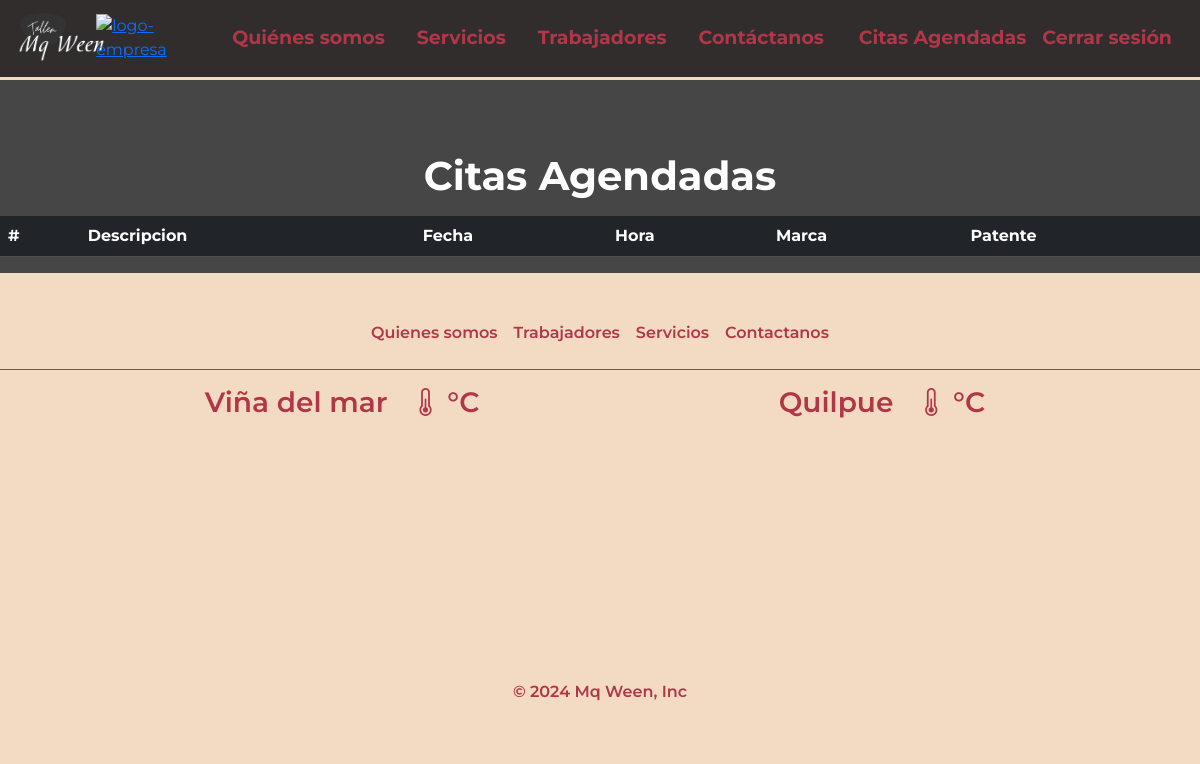
Page /citas/ (signed in) on the earlier database version.
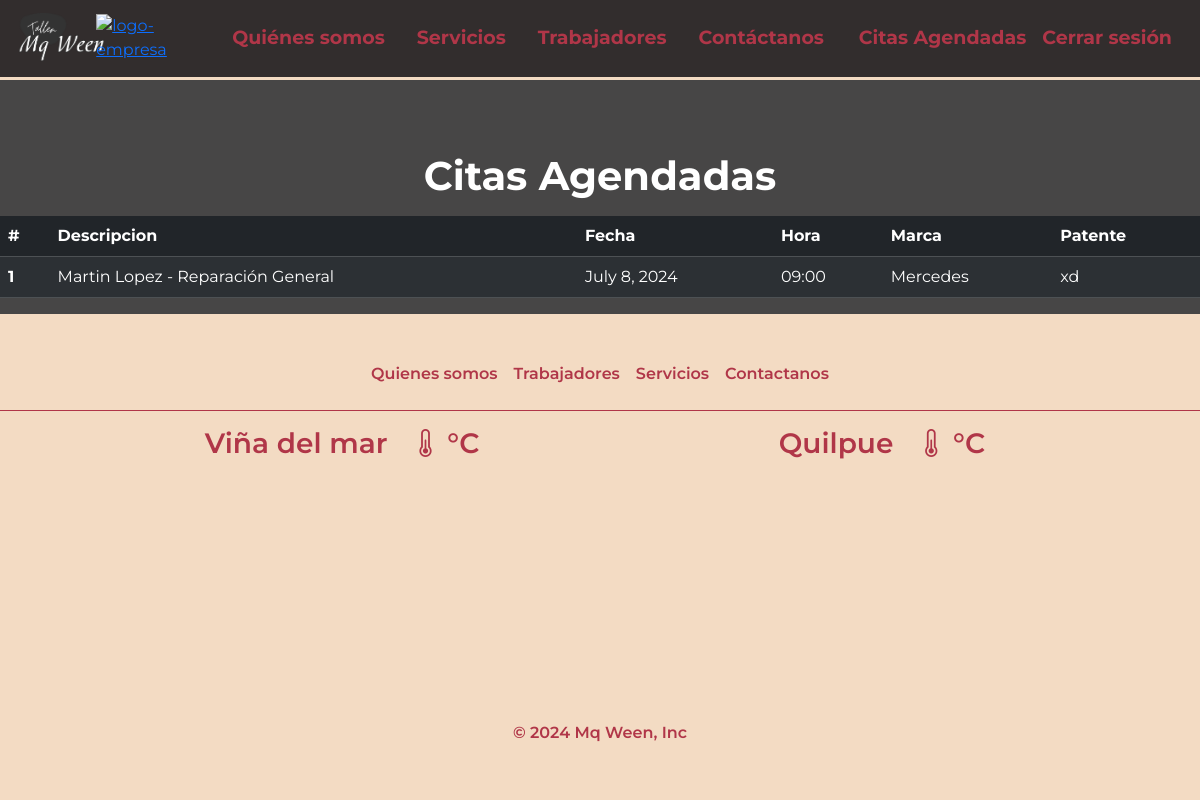
Same page on the later database version.
### base/models.py (models this page shows, shortened)
class Cita(models.Model):
    id_cita = models.AutoField(primary_key=True)
    usuario = models.ForeignKey(settings.AUTH_USER_MODEL, on_delete=models.CASCADE, related_name='citas',null=True)
    servicio = models.ForeignKey(Servicio, on_delete=models.CASCADE)
    fecha = models.DateField()
    hora = models.CharField(max_length=50)
    marca = models.CharField(max_length=50,null=True)
    patente = models.CharField(max_length=50,null=True)
    comentario = models.TextField()
    creado = models.DateTimeField(auto_now_add=True)
    def __str__(self):
        usuario_info = "Unknown User"
        if self.usuario:
            cliente_user = self.usuario.cliente_user
            usuario_info = f"{cliente_user.nombre} {cliente_user.apellido}"
        return f"{usuario_info} - {self.servicio.nombre}"

class clienteUser(models.Model):
    user = models.OneToOneField(User, on_delete=models.CASCADE,related_name='cliente_user')
    nombre = models.CharField(max_length=100)
    apellido = models.CharField(max_length=100)
    correo = models.EmailField(max_length=254)
    telefono = models.CharField(max_length=20)
    ciudad = models.CharField(max_length=50)
    id_unico = models.AutoField(primary_key=True)

class Servicio(models.Model):
    id_servicio = models.AutoField(primary_key=True)
    nombre = models.CharField(max_length=50)
    precio = models.IntegerField(null=True,validators=[MaxValueValidator(9999999999)])
    descripcion = models.TextField()
    imagen = models.ImageField(upload_to='servicios', null=True, blank=True)

### base/views.py (the view)
# urls.py: path('citas/', views.citas, name='citas'),
@login_required
def citas(request):
    citas = Cita.objects.filter(usuario=request.user)
    context = {
        "citas": citas,
        "soy_admin": soy_admin(request.user)
    }
    return render(request, 'base/citas.html', context)

### base/views.py (called while the page is built)
def soy_admin(user):
    return user.is_authenticated and (user.is_staff or user.is_superuser)

### base/templates/base/citas.html (shortened to what this page needs)
{% extends '../base.html' %}
{% load static %}
{% block content %}
<section style="height: 100%; margin-top: 5rem; background-color: var(--gris);">
    <div class="container mb-3 mt-5 pt-4 flex-column align-items-center justify-content-center">
        <div>
            <h1 class="mt-5 text-center fw-bold" style="color: var(--blanco);">Citas Agendadas</h1>
        </div>
    </div>
    <div class="table-responsive">
        <table class="table table-dark table-striped table-hover">
            <thead class="thead-dark">
                <tr>
                    <th scope="col">#</th>
                    <th scope="col">Descripcion</th>
                    <th scope="col">Fecha</th>
                    <th scope="col">Hora</th>
                    <th scope="col">Marca</th>
                    <th scope="col">Patente</th>
                </tr>
            </thead>
            <tbody>
                {% for Cita in citas %}
                    <tr>
                        <th scope="row">{{ forloop.counter }}</th>
                        <td>{{ Cita }}</td>
                        <td>{{ Cita.fecha }}</td>
                        <td>{{ Cita.hora }}</td>
                        <td>{{ Cita.marca }}</td>
                        <td>{{ Cita.patente }}</td>
                    </tr>
                {% endfor %}
            </tbody>
        </table>
    </div>
</section>
{% endblock %}

Differences in the rows shown:
added Cita: usuario+servicio "Martin Lopez - Reparación General", fecha "July 8, 2024", hora "09:00", marca "Mercedes", patente "xd"
